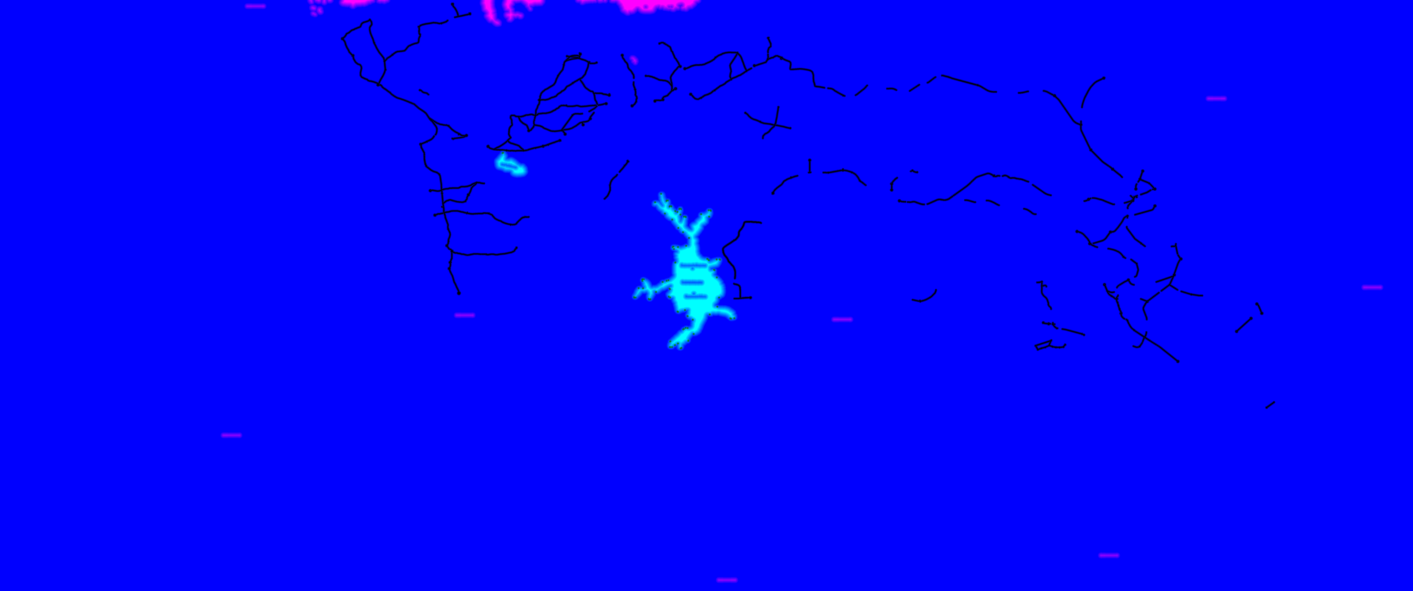
#> input picture data/t2.png, 2826 x 1181 px (shown at 1/2 size)
$ python settlements.py ../data/t2.png ../data/t2.png
#> lines starting #> are read from the running program, lines starting #| are printed output that depends on the picture; after the words box and inside, x2 and y2 are one past the last pixel; in counts of white or black regions, pixels touching at a corner belong together
### tools/labels.py
"""Вытаскивает надписи с карты в отдельный слой (маска букв) и режет его на тайлы.

Использование:  python3 tools/labels.py assets/faerun-full.jpg labels
Выход: labels/{level}/{c}_{r}.png — тайлы яркости (белое = буква), labels/info.json — список непустых тайлов.
Функция text_mask() используется и при поиске поселений.
"""
import json
import math
import os
import shutil
import sys

import cv2
import numpy as np

TILE = 512


def road_mask(gray):
    """Длинные тонкие чёрные линии — дороги и границы, не текст."""
    black = (gray < 70).astype(np.uint8)
    n, lab, st, _ = cv2.connectedComponentsWithStats(black, connectivity=8)
    w, h, a = st[:, 2], st[:, 3], st[:, 4]
    span = np.maximum(w, h)
    fill = a / np.maximum(1, w * h)
    ids = np.where((span >= 45) & (fill < 0.25))[0]
    ids = ids[ids > 0]
    return np.isin(lab, ids)


def text_mask(img, debug=False, with_words=False, loose=False):
    """img — RGB uint8. Возвращает (alpha 0..255, маска групп-слов[, список слов с геометрией])."""
    gray = cv2.cvtColor(img, cv2.COLOR_RGB2GRAY)
    # тонкие тёмные штрихи на светлом фоне (black-hat по яркости: голубые реки слишком светлые и не попадают)
    k = cv2.getStructuringElement(cv2.MORPH_ELLIPSE, (11, 11))
    bh = cv2.morphologyEx(gray, cv2.MORPH_BLACKHAT, k)
    # текст — почти чёрный или насыщенный цвет; штриховка гор и лесов серо-коричневая и светлее
    mx, mn = img.max(2).astype(np.int16), img.min(2).astype(np.int16)
    inky = (gray < 95) | ((mx - mn > 70) & (gray < 170))
    strokes = ((bh > 45) & inky).astype(np.uint8)
    strokes[cv2.dilate(road_mask(gray).astype(np.uint8), np.ones((5, 5), np.uint8)) > 0] = 0
    # значки поселений (сплошные точки и квадраты) — не текст
    blobs = cv2.morphologyEx((gray < 90).astype(np.uint8), cv2.MORPH_OPEN, cv2.getStructuringElement(cv2.MORPH_ELLIPSE, (5, 5)))
    n, lab, st, _ = cv2.connectedComponentsWithStats(blobs, connectivity=8)
    small = np.where((st[:, 4] < 160) & (np.maximum(st[:, 2], st[:, 3]) <= 14))[0]
    small = small[small > 0]
    strokes[cv2.dilate(np.isin(lab, small).astype(np.uint8), np.ones((7, 7), np.uint8)) > 0] = 0
    # пунктир и одиночные линии: после замыкания слова становятся толстыми пятнами,
    # а линии остаются тонкими — размыкание оставляет только «толстое», остальное выкидываем
    closed = cv2.morphologyEx(strokes, cv2.MORPH_CLOSE, cv2.getStructuringElement(cv2.MORPH_ELLIPSE, (7, 7)))
    fat = cv2.morphologyEx(closed, cv2.MORPH_OPEN, cv2.getStructuringElement(cv2.MORPH_ELLIPSE, (6, 6)))
    keepfat = cv2.dilate(fat, cv2.getStructuringElement(cv2.MORPH_ELLIPSE, (7, 7))) > 0
    # крупные буквы с широкой разрядкой не склеиваются — оставляем штрихи «буквенной» формы
    n, lab, st, _ = cv2.connectedComponentsWithStats(strokes, connectivity=8)
    span = np.maximum(st[:, 2], st[:, 3])
    big = np.zeros(n, bool)
    for i in np.where((span >= 14) & (span <= 60) & (st[:, 4] >= 40))[0]:
        if i == 0:
            continue
        x, y, w, h, a = st[i]
        (_, _), (rw, rh), _ = cv2.minAreaRect(cv2.findNonZero((lab[y:y + h, x:x + w] == i).astype(np.uint8)))
        if min(rw, rh) >= 5.5:
            big[i] = True
    if not loose:  # в мягком режиме (для газеттира) тонкий курсив не выбрасываем
        strokes[~(keepfat | big[lab])] = 0
    del closed, fat, lab, keepfat
    # буквы → слова: склеиваем только близкие штрихи (зазор между буквами 1–3 px, у пунктира больше)
    words = cv2.dilate(strokes, cv2.getStructuringElement(cv2.MORPH_ELLIPSE, (5, 5)))
    n, lab, st, _ = cv2.connectedComponentsWithStats(words, connectivity=8)
    keep = np.zeros(n, bool)
    found = []
    for i in range(1, n):
        x, y, w, h, a = st[i]
        if a < 60 or w > 1500 or h > 1500:
            continue
        sub = (lab[y:y + h, x:x + w] == i).astype(np.uint8)
        pts = cv2.findNonZero(sub)
        (rcx, rcy), (rw, rh), rang = cv2.minAreaRect(pts)
        t, l = min(rw, rh), max(rw, rh)
        if t < (7 if loose else 9.5) or t > 70 or l < 10:
            continue
        ink = strokes[y:y + h, x:x + w][sub > 0].mean()
        if not ((0.07 if loose else 0.1) <= ink <= 0.7):
            continue
        # слова плотно заполняют свой повёрнутый прямоугольник, клочья штриховки — нет
        if a / max(1.0, rw * rh) < (0.3 if loose else 0.35):
            continue
        keep[i] = True
        if with_words:
            # угол вдоль длинной стороны, приведённый к (-90, 90]: так читается текст
            ang = rang if rw >= rh else rang + 90
            while ang > 90:
                ang -= 180
            while ang <= -90:
                ang += 180
            found.append({'cx': float(x + rcx), 'cy': float(y + rcy), 'len': float(l), 'h': float(t),
                          'angle': float(ang), 'bbox': [int(x), int(y), int(w), int(h)]})
    groups = keep[lab]
    # мягкая альфа: насколько пиксель темнее локального фона
    bg = cv2.morphologyEx(gray, cv2.MORPH_CLOSE, k).astype(np.float32)
    dark = np.clip((bh.astype(np.float32) - 20) / 90.0, 0, 1)
    alpha = (dark * cv2.dilate(groups.astype(np.uint8), np.ones((3, 3), np.uint8))).astype(np.float32)
    if with_words:
        return (alpha * 255).astype(np.uint8), groups, found
    return (alpha * 255).astype(np.uint8), groups


# [27 lines left out: function main, not called in this run]


# [2 lines that do not run on import are left out]

### tools/settlements.py
"""Поиск значков поселений на карте сопоставлением с шаблонами.

Использование:  python3 tools/settlements.py assets/faerun-full.jpg data/settlements.json
Типы: city — кольцо с точкой, castle — чёрный квадрат, town — чёрная точка.
Значок принимается, только если рядом есть подпись, он не внутри слова и не на краю провала
(иначе находятся буквы «O», развилки дорог и точки вдоль границы Подземья).
"""
import json
import os
import sys

import cv2
import numpy as np

sys.path.insert(0, os.path.dirname(__file__))
from labels import text_mask  # noqa: E402


# [6 lines left out: function disk, not called in this run]


def ring(size, ro, ri, rd):
    t = np.full((size, size), 255, np.float32)
    c = (size - 1) / 2
    yy, xx = np.mgrid[:size, :size]
    d2 = (xx - c) ** 2 + (yy - c) ** 2
    t[(d2 <= ro * ro) & (d2 >= ri * ri)] = 0
    t[d2 <= rd * rd] = 0
    return t


# [5 lines left out: function square, not called in this run]


TEMPLATES = [
    ('city', ring(17, 6.4, 4.3, 2.6), 0.62),
    ('city', ring(15, 5.6, 3.7, 2.2), 0.62),
]
PRIORITY = {'city': 0, 'castle': 1, 'town': 2}


def main(src, out):
#> called with src = '../data/t2.png', out = '../data/t2.png'
    gray = cv2.imread(src, cv2.IMREAD_GRAYSCALE).astype(np.float32)
    found = []
    for kind, tpl, thr in TEMPLATES:
        res = cv2.matchTemplate(gray, tpl, cv2.TM_CCOEFF_NORMED)
        peaks = (res >= thr) & (res == cv2.dilate(res, np.ones((9, 9), np.uint8)))
        ys, xs = np.nonzero(peaks)
        h = tpl.shape[0] // 2
        for x, y in zip(xs, ys):
            cx, cy = x + h, y + h
            # центр значка должен быть действительно тёмным (отсекает буквы вроде «O»)
            if gray[cy - 1:cy + 2, cx - 1:cx + 2].mean() > 90:
                continue
            found.append((PRIORITY[kind], -float(res[y, x]), kind, int(cx), int(cy)))
        print(kind, tpl.shape, len(xs), flush=True)
#> this loop made 2 passes
#| city (17, 17) 0
#| city (15, 15) 0
#> pass 1, in main, `res = cv2.matchTemplate(gray, tpl, cv2.TM_CCOEFF_NORMED)`:
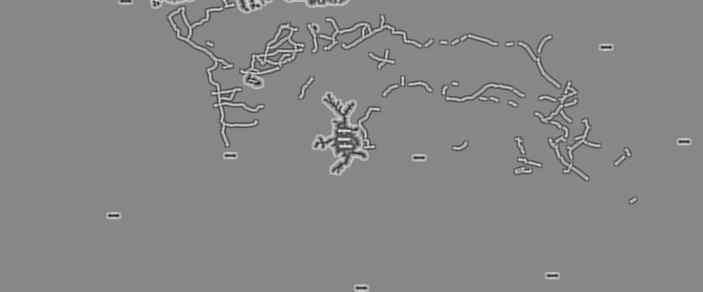
#> res: shape (1165, 2810) float32 (shown at 1/4 size); min -0.489, max 0.43, mean -0.00138; drawn with min black and max white
#> after the loop, found = []
    # точки и квадраты: размыкание тёмной маски убирает линии, пунктир и буквы толщиной < 5 px
    dark = (gray < 90).astype(np.uint8)
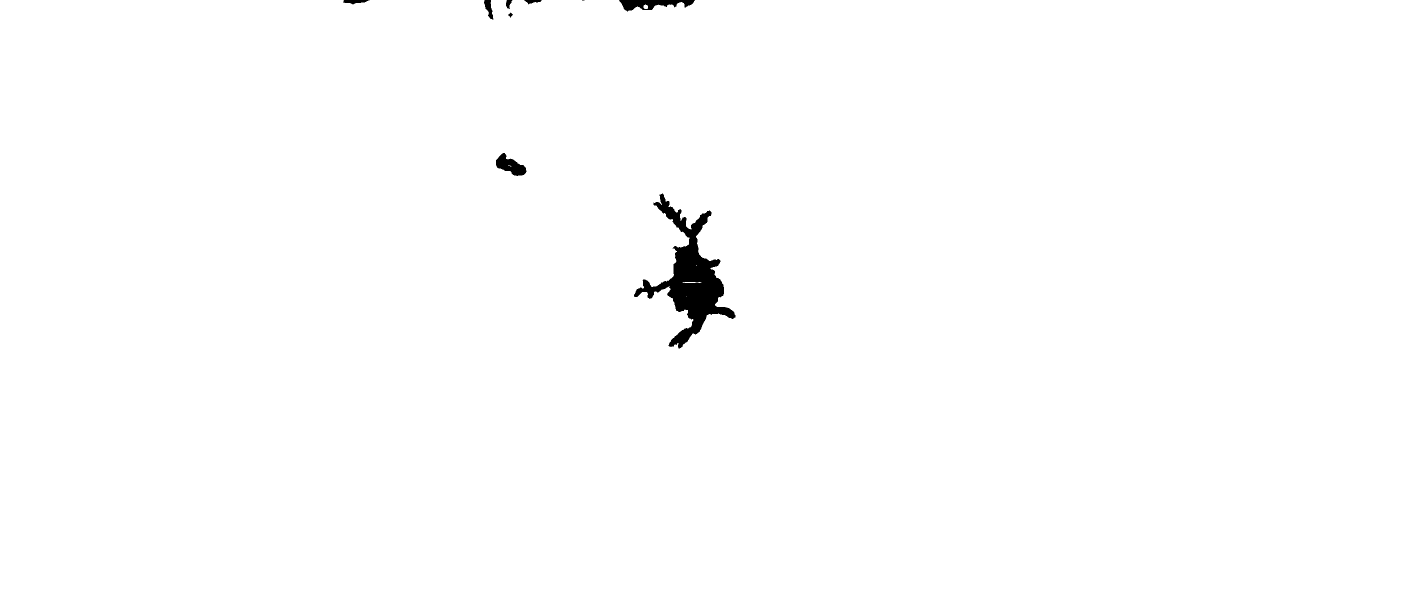
#> dark: shape (1181, 2826) (shown at 1/2 size); values 0 (black) and 1 (white), 99.3% white; 9 black regions (1 under 20 px), largest, box (x1, y1, x2, y2) and area: (1268, 387, 1471, 697) 18009, (1238, 0, 1390, 23) 1933, (992, 306, 1053, 352) 1481
    blobs = cv2.morphologyEx(dark, cv2.MORPH_OPEN, cv2.getStructuringElement(cv2.MORPH_ELLIPSE, (5, 5)))
#> blobs: shape (1181, 2826); values 0 (black) and 1 (white), 99.3% white; 9 black regions (1 under 20 px), largest, box (x1, y1, x2, y2) and area: (1268, 387, 1471, 697) 18212, (1238, 0, 1390, 23) 1941, (992, 306, 1053, 352) 1493
    n, lab, st, cent = cv2.connectedComponentsWithStats(blobs, connectivity=8)
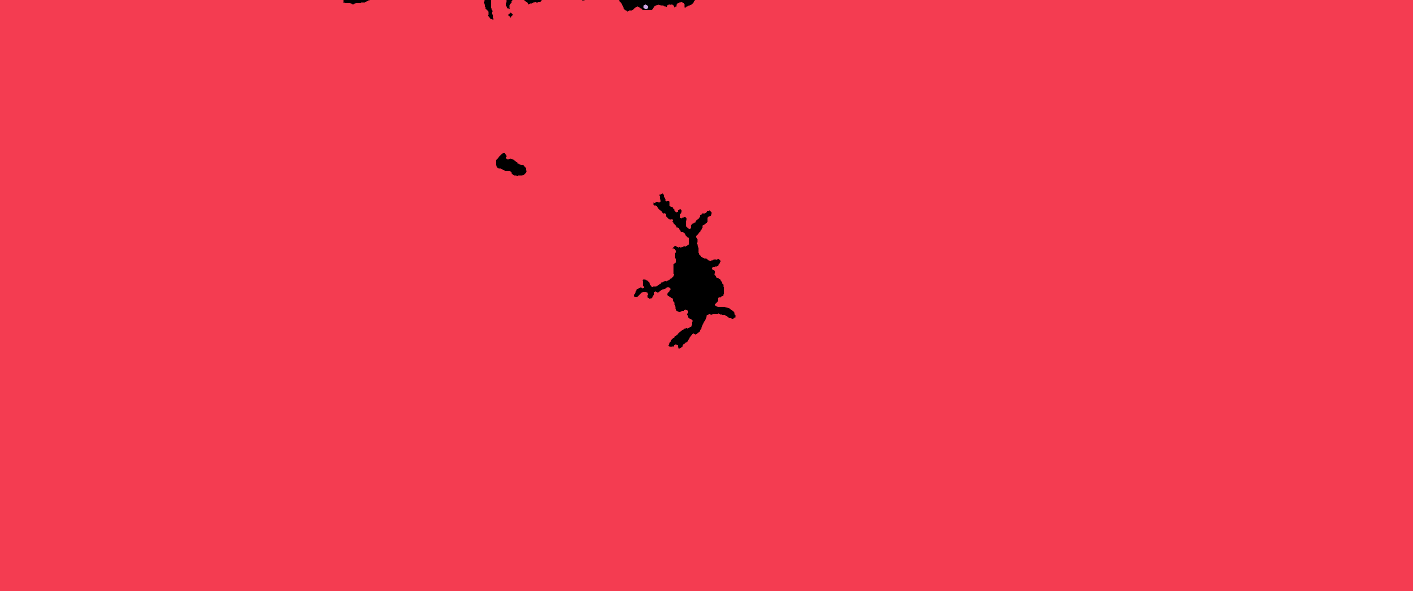
#> lab: shape (1181, 2826) int32 (shown at 1/2 size); 3 distinct labels, from 0 to 2; one colour per label, 0 black
#> n = 3; st = [[686, 0, 785, 697, 22694], [0, 0, 2826, 1181, 3314748], [1287, 9, 9, 9, 64]]; cent = [[1329.1, 468.9], [1413.1, 590.8], [1291, 13.25]]
    for i in range(1, n):
        x, y, w, h, a = st[i]
        if not (4 <= w <= 13 and 4 <= h <= 13 and abs(int(w) - int(h)) <= 3 and 14 <= a <= 150):
            continue
        fill = a / (w * h)
        if fill < 0.55:
            continue
        kind = 'castle' if fill > 0.86 and w >= 7 else 'town'
        found.append((PRIORITY[kind], -fill, kind, int(round(cent[i][0])), int(round(cent[i][1]))))
#> this loop made 2 passes
#> after the loop, found = [(2, -0.79, 'town', 1291, 13)]
    print('blobs', n, flush=True)
#| blobs 3
    # подписи рядом и не внутри слова
    img = cv2.imread(src, cv2.IMREAD_COLOR)[:, :, ::-1].copy()
    _, words = text_mask(img)
#> in text_mask, `bh = cv2.morphologyEx(gray, cv2.MORPH_BLACKHAT, k)`:
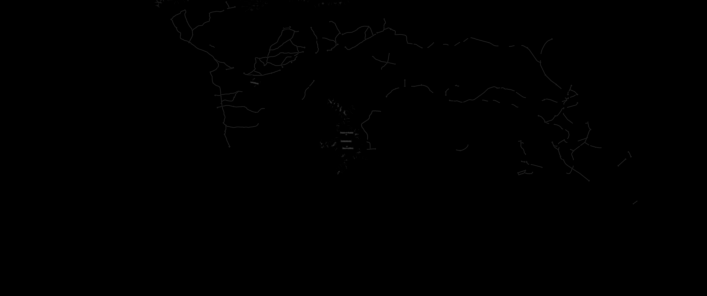
#> bh: shape (1181, 2826) (shown at 1/4 size); min 0, max 61, mean 0.3
#> in text_mask, `inky = (gray < 95) | ((mx - mn > 70) & (gray < 170))`:
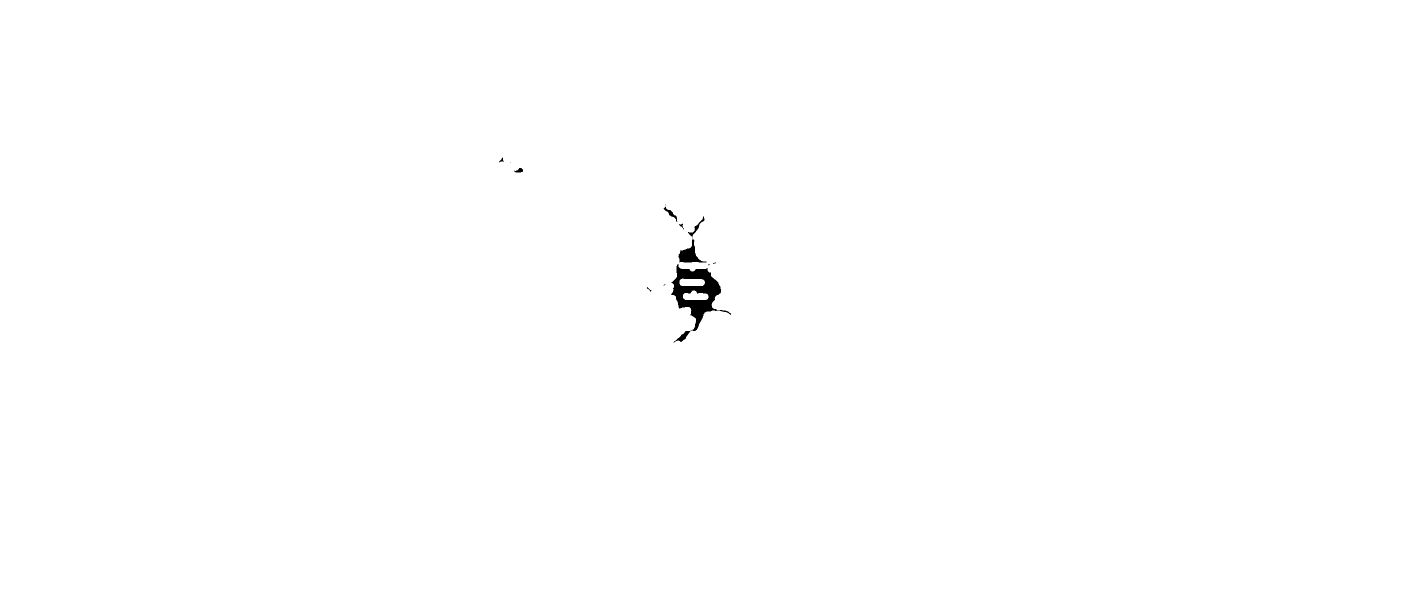
#> inky: shape (1181, 2826) bool (shown at 1/2 size); 99.8% white; 13 black regions (5 under 20 px), largest, box (x1, y1, x2, y2) and area: (1342, 528, 1462, 685) 5993, (1357, 477, 1413, 525) 1048, (1376, 433, 1409, 475) 225
#> in text_mask, `n, lab, st, _ = cv2.connectedComponentsWithStats(blobs, connectivity=8)`: n = 3; st = [[686, 0, 785, 697, 22789], [0, 0, 2826, 1181, 3314655], [1287, 9, 9, 9, 62]]
#> in text_mask, `small = np.where((st[:, 4] < 160) & (np.maximum(st[:, 2], st[:, 3]) <=..`: small = [2]
#> in text_mask, `n, lab, st, _ = cv2.connectedComponentsWithStats(strokes, connectivity..`: n = 13; st = 13 rows, first 6: [0, 0, 2826, 1181, 3337086], [1004, 328, 29, 8, 58], [1321, 407, 4, 4, 6], [1362, 437, 1, 1, 1], [1361, 439, 1, 4, 4], [1376, 448, 3, 6, 8]
#> in text_mask, `span = np.maximum(st[:, 2], st[:, 3])`: span = [2826, 29, 4, 1, 4, 6, 28, 21, 1, 40, 2, 41, 2]
#> the loop in text_mask, `for i in np.where((span >= 14) & (span <= 60) & (st[:, 4] >= 40))[0]:` made 5 passes
#> (i, x, y, w, h, a, rw, rh) on passes 2 to 5: (6, 1362, 529, 28, 4, 52, 2.82, 27.02), (7, 1391, 529, 21, 4, 54, 2.64, 20.02), (9, 1364, 563, 40, 4, 134, 3, 39), (11, 1371, 591, 41, 4, 96, 3, 40)
#> in text_mask, `n, lab, st, _ = cv2.connectedComponentsWithStats(words, connectivity=8)`: n = 1; st = [[0, 0, 2826, 1181, 3337506]]
#> after the loop in text_mask, `for i in range(1, n):`: found = []
    words = words.astype(np.uint8)
    near = cv2.dilate(words, cv2.getStructuringElement(cv2.MORPH_ELLIPSE, (61, 61)))
    # провалы из разметки местности (data/t2.png, зелёный канал, 1/4 разрешения)
    t2 = cv2.imread(os.path.join(os.path.dirname(out), 't2.png'))
#> t2 is the input picture: shape (1181, 2826, 3); mean B, G, R 253, 1.3, 0.6
    chasm = None
    if t2 is not None:
        g = t2[:, :, 1].astype(np.float32)  # BGR → зелёный
        chasm = cv2.resize(g, (gray.shape[1], gray.shape[0]), interpolation=cv2.INTER_LINEAR)
    kept = []
    for f in found:
        _, _, kind, x, y = f
        if not near[y, x]:
            continue
        # «внутри слова» — если текст окружает значок с большинства сторон (у настоящего значка подпись сбоку)
        hits = 0
        for k in range(8):
            a = k * np.pi / 4
            for rr in (8, 12):
                xx, yy = int(x + rr * np.cos(a)), int(y + rr * np.sin(a))
                if 0 <= yy < words.shape[0] and 0 <= xx < words.shape[1] and words[yy, xx]:
                    hits += 1
                    break
        if hits >= 5:
            continue
        # SDF провала: 0.5 = граница, ±24 px → 1 px ≈ 0.0104; отсекаем ближе 20 px к провалу
        if chasm is not None and chasm[y, x] > 255 * (0.5 - 20 / 48):
            continue
        kept.append(f)
#> this loop made 1 pass
#> (f, kind, x, y) on pass 1: ((2, -0.79, 'town', 1291, 13), 'town', 1291, 13)
#> after the loop, kept = []
    print('после фильтра', len(kept), 'из', len(found), flush=True)
#| после фильтра 0 из 1
    found = kept
#> found = []
    found.sort()
    pts = []
    taken = np.zeros((gray.shape[0] // 8 + 2, gray.shape[1] // 8 + 2), bool)
    for _, score, kind, x, y in found:
        gx, gy = x // 8, y // 8
        if taken[gy - 1:gy + 2, gx - 1:gx + 2].any():
            continue
        taken[gy, gx] = True
        pts.append({'x': x, 'y': y, 'type': kind})
#> this loop made 0 passes
#> taken: shape (149, 355) bool; every value is 0
#> after the loop, pts = []
    print('total', len(pts), {k: sum(p['type'] == k for p in pts) for k in PRIORITY})
#| total 0 {'city': 0, 'castle': 0, 'town': 0}
    with open(out, 'w') as f:
        json.dump(pts, f, separators=(',', ':'))


if __name__ == '__main__':
    main(sys.argv[1], sys.argv[2])
